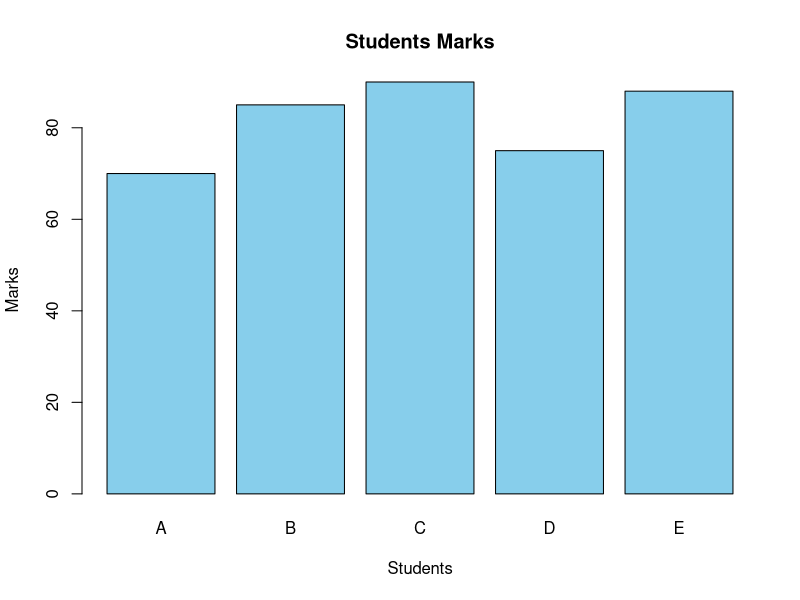

This chart was generated by the following R code:
marks <- c(70, 85, 90, 75, 88)
names <- c("A", "B", "C", "D", "E")

barplot(marks,
        names.arg = names,
        col="skyblue",
        main="Students Marks",
        xlab="Students",
        ylab="Marks")
